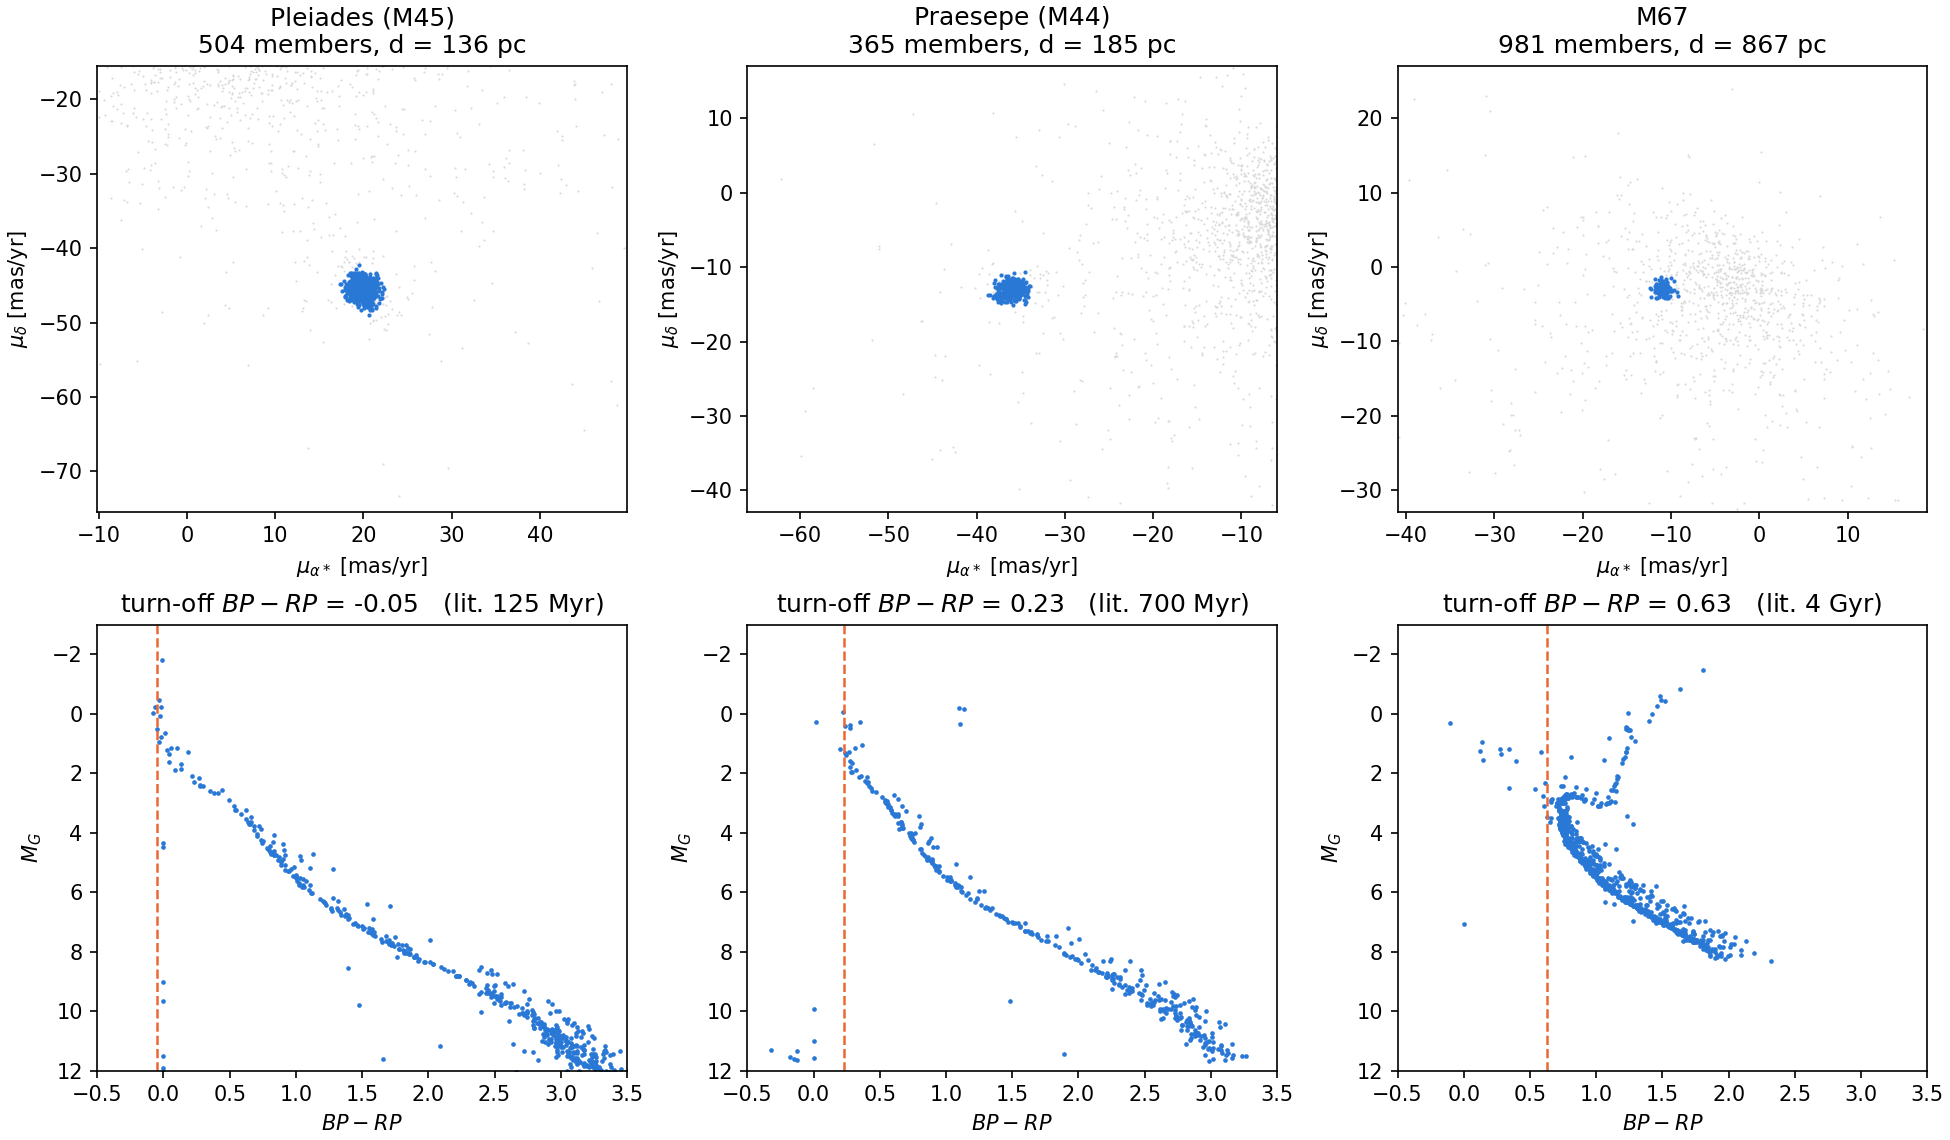

Recreate this plot in Python.
"""Open clusters with Gaia DR3: members by clustering, HR diagrams, rough ages.

Reference solution written to check that the project is doable in ~40 minutes
of prompting an agent.  Run:  python clusters.py

Note: the full gaiadr3.gaia_source table times out at the moment (DR4 prep),
gaiadr3.gaia_source_lite + cone_search_async is fast and has everything we need.
"""
import warnings
warnings.filterwarnings("ignore")

import matplotlib
matplotlib.use("Agg")

import os

import astropy.units as u
import matplotlib.pyplot as plt
import numpy as np
from astropy.coordinates import SkyCoord
from astroquery.gaia import Gaia
from sklearn.cluster import DBSCAN
from sklearn.preprocessing import StandardScaler

Gaia.MAIN_GAIA_TABLE = "gaiadr3.gaia_source_lite"
Gaia.ROW_LIMIT = -1

#                    RA        Dec      cone    literature age
CLUSTERS = {
    "Pleiades (M45)": (56.750, 24.1167, 1.2, "125 Myr"),
    "Praesepe (M44)": (130.100, 19.6667, 1.0, "700 Myr"),
    "M67":            (132.825, 11.8000, 0.6, "4 Gyr"),
}
GMAX = 18.0


def fetch(name, ra, dec, radius):
    """Cone search, cached on disk so re-runs are instant."""
    cache = name.split()[0].lower().strip("()") + ".ecsv"
    if os.path.exists(cache):
        from astropy.table import Table
        t = Table.read(cache)
    else:
        t = Gaia.cone_search_async(SkyCoord(ra, dec, unit="deg"),
                                   radius=radius * u.deg).get_results()
        t = t["source_id", "ra", "dec", "parallax", "parallax_over_error",
              "pmra", "pmdec", "phot_g_mean_mag", "bp_rp", "ruwe"]
        t.write(cache, overwrite=True)
    keep = (np.isfinite(t["pmra"]) & np.isfinite(t["pmdec"]) & np.isfinite(t["bp_rp"])
            & (t["phot_g_mean_mag"] < GMAX)
            & (t["parallax_over_error"] > 10))          # good distances only
    return t[keep]


def members(t):
    """DBSCAN in (pmra, pmdec, parallax).

    The trap: the BIGGEST clump is the Galactic field behind the cluster, and
    DBSCAN finds it first.  The cluster we want is the NEAREST clump - the one
    with the largest parallax - so pick by that, not by size.
    """
    X = np.column_stack([t["pmra"], t["pmdec"], t["parallax"]]).astype(float)
    Xs = StandardScaler().fit_transform(X)
    lab = DBSCAN(eps=0.08, min_samples=30).fit_predict(Xs)
    best, best_plx = None, -np.inf
    for k in set(lab) - {-1}:
        g = lab == k
        if g.sum() < 50:
            continue
        if np.median(X[g, 2]) > best_plx:
            best, best_plx = k, np.median(X[g, 2])
    return np.zeros(len(t), bool) if best is None else lab == best


fig, axes = plt.subplots(2, len(CLUSTERS), figsize=(13, 7.6), constrained_layout=True)
summary = []

for i, (name, (ra, dec, rad, age_lit)) in enumerate(CLUSTERS.items()):
    print(f"\n=== {name} ===", flush=True)
    t = fetch(name, ra, dec, rad)
    m = members(t)
    plx = np.array(t["parallax"][m], float)
    dist = 1000.0 / np.median(plx)
    dm = 5 * np.log10(dist) - 5                       # distance modulus
    MG = np.array(t["phot_g_mean_mag"][m], float) - dm
    col = np.array(t["bp_rp"][m], float)

    # crude turn-off: the bluest few percent of the members
    bright = MG < 5
    turn = np.percentile(col[bright], 3) if bright.sum() > 20 else np.percentile(col, 3)
    summary.append((name, m.sum(), np.median(plx), dist, turn, age_lit))
    print(f"{len(t)} sources, {m.sum()} members, plx = {np.median(plx):.3f} mas, "
          f"d = {dist:.0f} pc, turn-off BP-RP = {turn:.2f}, literature {age_lit}")

    a = axes[0, i]
    a.scatter(t["pmra"][~m], t["pmdec"][~m], s=1, c="0.85", lw=0)
    a.scatter(t["pmra"][m], t["pmdec"][m], s=4, c="#2a78d6", lw=0)
    a.set_xlim(np.median(t["pmra"][m]) - 30, np.median(t["pmra"][m]) + 30)
    a.set_ylim(np.median(t["pmdec"][m]) - 30, np.median(t["pmdec"][m]) + 30)
    a.set_xlabel(r"$\mu_{\alpha*}$ [mas/yr]")
    a.set_ylabel(r"$\mu_\delta$ [mas/yr]")
    a.set_title(f"{name}\n{m.sum()} members, d = {dist:.0f} pc")

    b = axes[1, i]
    b.scatter(col, MG, s=5, c="#2a78d6", lw=0)
    b.axvline(turn, color="#eb6834", lw=1.2, ls="--")
    b.invert_yaxis()
    b.set_xlim(-0.5, 3.5)
    b.set_ylim(12, -3)
    b.set_xlabel(r"$BP-RP$")
    b.set_ylabel(r"$M_G$")
    b.set_title(f"turn-off $BP-RP$ = {turn:.2f}   (lit. {age_lit})")

fig.savefig("clusters.png", dpi=150)
print("\nwrote clusters.png\n")
print(f"{'cluster':16s} {'N':>5s} {'plx':>7s} {'d [pc]':>8s} {'turn-off':>9s} {'lit. age':>9s}")
for n, N, p, d, turn, age in summary:
    print(f"{n:16s} {N:5d} {p:7.3f} {d:8.0f} {turn:9.2f} {age:>9s}")
print("\nbluer turn-off = younger cluster")
